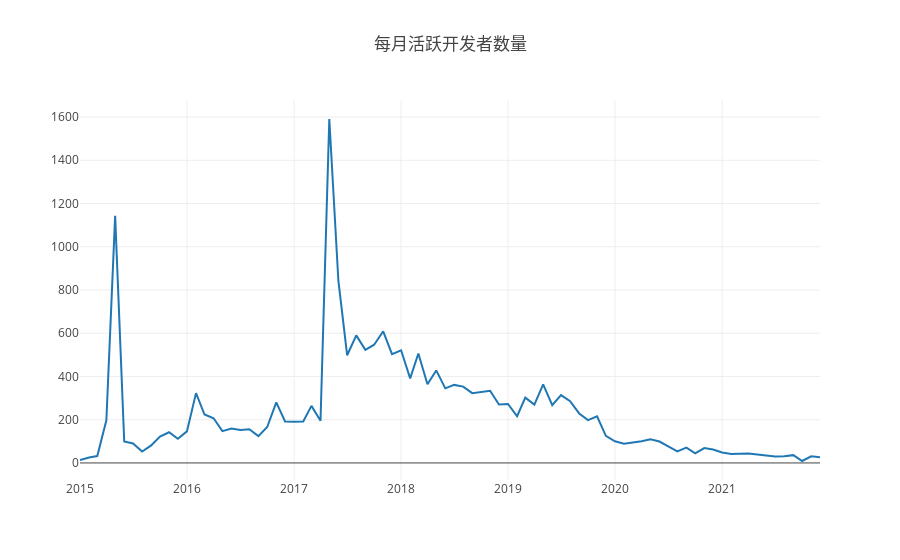

The code cell stored with this chart in its notebook:
### Code cell
var startYear = 2015,
  endYear = 2021;
var years = [];
var repo_id = 23141830;
var query = openDigger.driver.clickhouse.query;
for (var y = startYear; y <= endYear; y++) years.push(y);
console.log('2.4 - - - - - - - - - ');
Promise.all(
  years.map((year) => {
    return query(`
    select created_at, actor_id
    from github_log.year${year}
    where repo_id=${repo_id} 
    `);
  })
).then((data) => {
  var tmp = new Map();
  for (let i = 0; i < data.length; i++) {
    for (let j = 0; j < data[i].length; j++) {
      if (!tmp.has(data[i][j].created_at.slice(0, 7))) {
        tmp.set(data[i][j].created_at.slice(0, 7), [data[i][j].actor_id]);
      } else {
        tmp.set(data[i][j].created_at.slice(0, 7), [
          data[i][j].actor_id,
          ...tmp.get(data[i][j].created_at.slice(0, 7)),
        ]);
      }
    }
  }
  let timeArray = [];
  let countArray = [];
  const tmpPair = {};
  for (let key of tmp) {
    let tmpCount = new Set(key[1]).size;
    tmpPair[key[0]] = tmpCount;
  }
  const ordered = Object.fromEntries(Object.entries(tmpPair).sort()); // sort by date
  for(let key in ordered) {
      timeArray.push(key);
      countArray.push(ordered[key]);
  }
  for (let i = 0; i < timeArray.length; i++) {
    console.log("年月: " + timeArray[i]);
    console.log("当月活跃开发者个数: " + countArray[i]);
  }
  var data = [
    {
      x: timeArray,
      y: countArray,
      type: "scatter",
    },
  ];
  openDigger.render.plotly(data, { title: "每月活跃开发者个数" });
});

### Figure 1 — Plotly figure (JSON) as saved in the notebook; plotly's stock layout.template omitted (floating-point values rounded to 4 significant figures)
{"data": [{"type": "scatter", "x": ["2015-01", "2015-02", "2015-03", "2015-04", "2015-05", "2015-06", "2015-07", "2015-08", "2015-09", "2015-10", "2015-11", "2015-12", "2016-01", "2016-02", "2016-03", "2016-04", "2016-05", "2016-06", "2016-07", "2016-08", "2016-09", "2016-10", "2016-11", "2016-12", "2017-01", "2017-02", "2017-03", "2017-04", "2017-05", "2017-06", "2017-07", "2017-08", "2017-09", "2017-10", "2017-11", "2017-12", "2018-01", "2018-02", "2018-03", "2018-04", "2018-05", "2018-06", "2018-07", "2018-08", "2018-09", "2018-10", "2018-11", "2018-12", "2019-01", "2019-02", "2019-03", "2019-04", "2019-05", "2019-06", "2019-07", "2019-08", "2019-09", "2019-10", "2019-11", "2019-12", "2020-01", "2020-02", "2020-03", "2020-04", "2020-05", "2020-06", "2020-07", "2020-08", "2020-09", "2020-10", "2020-11", "2020-12", "2021-01", "2021-02", "2021-03", "2021-04", "2021-05", "2021-06", "2021-07", "2021-08", "2021-09", "2021-10", "2021-11", "2021-12"], "y": [13, 25, 32, 197, 1143, 99, 90, 53, 81, 122, 142, 112, 146, 323, 224, 207, 147, 159, 152, 156, 124, 166, 280, 192, 191, 192, 264, 195, 1591, 843, 498, 590, 523, 547, 609, 503, 521, 391, 506, 364, 428, 345, 361, 353, 323, 330, 334, 270, 273, 216, 302, 270, 363, 267, 314, 286, 229, 198, 216, 125, 100, 89, 94, 100, 109, 99, 77, 53, 71, 44, 69, 62, 48, 41, 43, 44, 39, 36, 30, 31, 36, 9, 31, 26]}], "layout": {"autosize": true, "title": {"text": "每月活跃开发者数量"}, "xaxis": {"autorange": true, "range": ["2015-01-01", "2021-12-01"], "type": "date"}, "yaxis": {"autorange": true, "range": [-78.89, 1679.0], "type": "linear"}}}
